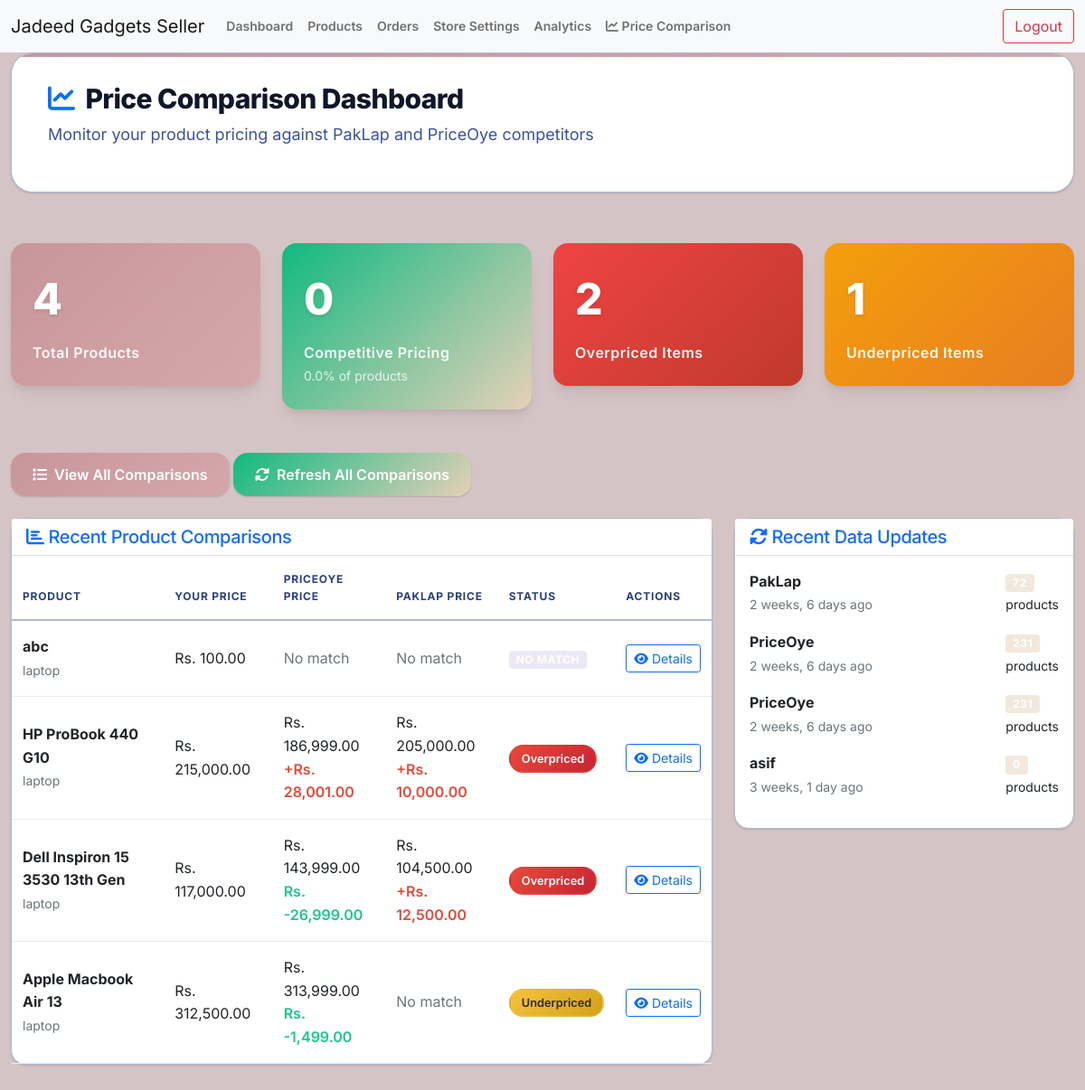
The app's page /price-comparison/ (signed in) with its own data.
### price_comparison/models.py (models this page shows, shortened)
class ProductComparison(models.Model):
    seller_product = models.OneToOneField(Product, on_delete=models.CASCADE, related_name='price_comparison')
    best_paklap_match = models.ForeignKey(
        CompetitorProduct,
        on_delete=models.SET_NULL,
        null=True,
        blank=True,
        related_name='paklap_comparisons',
        limit_choices_to={'competitor': 'paklap'}
    )
    best_priceoye_match = models.ForeignKey(
        CompetitorProduct,
        on_delete=models.SET_NULL,
        null=True,
        blank=True,
        related_name='priceoye_comparisons',
        limit_choices_to={'competitor': 'priceoye'}
    )
    priceoye_price_difference = models.DecimalField(max_digits=10, decimal_places=2, null=True, blank=True)
    paklap_price_difference = models.DecimalField(max_digits=10, decimal_places=2, null=True, blank=True)
    last_compared = models.DateTimeField(auto_now=True)
    match_confidence_paklap = models.FloatField(default=0.0, help_text="Matching confidence score (0-1)")
    match_confidence_priceoye = models.FloatField(default=0.0, help_text="Matching confidence score (0-1)")

class CompetitorProduct(models.Model):
    COMPETITOR_CHOICES = [
        ('paklap', 'PakLap'),
        ('priceoye', 'PriceOye'),
    ]
    title = models.CharField(max_length=255)
    price = models.DecimalField(max_digits=10, decimal_places=2)
    url = models.URLField()
    competitor = models.CharField(max_length=20, choices=COMPETITOR_CHOICES)
    timestamp = models.DateTimeField(auto_now_add=True)
    is_active = models.BooleanField(default=True)
    class Meta:
        unique_together = ['title', 'competitor']
        ordering = ['-timestamp']

class ScrapingLog(models.Model):
    STATUS_CHOICES = [
        ('started', 'Started'),
        ('completed', 'Completed'),
        ('failed', 'Failed'),
    ]
    competitor = models.CharField(max_length=20, choices=CompetitorProduct.COMPETITOR_CHOICES)
    status = models.CharField(max_length=20, choices=STATUS_CHOICES)
    products_scraped = models.IntegerField(default=0)
    new_products = models.IntegerField(default=0)
    updated_products = models.IntegerField(default=0)
    errors = models.TextField(blank=True)
    started_at = models.DateTimeField(auto_now_add=True)
    completed_at = models.DateTimeField(null=True, blank=True)
    class Meta:
        ordering = ['-started_at']

### products/models.py (models this page shows, shortened)
class Product(models.Model):
    CATEGORY_CHOICES = [
        ('laptop', 'Laptop'),
        ('accessory', 'Accessory'),
    ]
    seller = models.ForeignKey(User, on_delete=models.CASCADE, related_name='products', limit_choices_to={'role': 'seller'}, null=True, blank=True)
    name = models.CharField(max_length=100)
    description = models.TextField(blank=True)
    brand = models.CharField(max_length=50)
    price = models.DecimalField(max_digits=10, decimal_places=2)
    stock = models.PositiveIntegerField()
    ram = models.CharField(max_length=20, blank=True, help_text="e.g., 8GB, 16GB, 32GB")
    processor = models.CharField(max_length=100, blank=True, help_text="e.g., Intel Core i5, AMD Ryzen")
    storage = models.CharField(max_length=50, blank=True, help_text="e.g., 256GB SSD, 1TB HDD")
    screen_size = models.CharField(max_length=20, blank=True, help_text="e.g., 15.6 inch, 13.3 inch")
    rating = models.FloatField(default=0.0)
    review_count = models.PositiveIntegerField(default=0)
    image = models.ImageField(upload_to='product_images/')
    category = models.CharField(max_length=50, choices=CATEGORY_CHOICES)
    tags = models.CharField(max_length=255, blank=True)
    is_featured = models.BooleanField(default=False)
    is_flash_sale = models.BooleanField(default=False)
    flash_sale_end = models.DateTimeField(null=True, blank=True)
    created_at = models.DateTimeField(auto_now_add=True, null=True, blank=True)
    updated_at = models.DateTimeField(auto_now=True, null=True, blank=True)
    is_active = models.BooleanField(default=True)

### price_comparison/views.py (the view)
# urls.py: path('', views.price_comparison_dashboard, name='dashboard'),
@login_required
@seller_required
def price_comparison_dashboard(request):
    seller = request.user
    comparison_service = PriceComparisonService()
    insights = comparison_service.get_price_insights(seller)
    recent_comparisons = ProductComparison.objects.filter(
        seller_product__seller=seller,
        seller_product__is_active=True,
        seller_product__category='laptop'  # Only laptops
    ).select_related(
        'seller_product', 'best_paklap_match', 'best_priceoye_match'
    ).order_by('-last_compared')[:10]
    recent_logs = ScrapingLog.objects.filter(
        status='completed'
    ).order_by('-completed_at')[:5]
    context = {
        'insights': insights,
        'recent_comparisons': recent_comparisons,
        'recent_logs': recent_logs,
    }
    return render(request, 'price_comparison/dashboard.html', context)

### templates/price_comparison/dashboard.html (shortened to what this page needs)
{% extends 'seller/base.html' %}
{% load static %}
{% load humanize %}
{% block content %}
<div class="container-fluid">
    <div class="row mb-4">
        <div class="col-md-12">
            <div class="page-header">
                <h2 class="page-title">
                    <i class="fas fa-chart-line text-primary"></i> Price Comparison Dashboard
                </h2>
                <p class="page-subtitle">Monitor your product pricing against PakLap and PriceOye competitors</p>
            </div>
        </div>
    </div>
    <div class="row">
        <div class="col-lg-3 col-md-6 mb-4">
            <div class="insight-card">
                <div class="insight-number">{{ insights.total_products }}</div>
                <div class="insight-label">Total Products</div>
            </div>
        </div>
        <div class="col-lg-3 col-md-6 mb-4">
            <div class="insight-card success">
                <div class="insight-number">{{ insights.competitive_count }}</div>
                <div class="insight-label">Competitive Pricing</div>
                <small style="opacity: 0.8;">{{ insights.competitive_percentage|floatformat:1 }}% of products</small>
            </div>
        </div>
        <div class="col-lg-3 col-md-6 mb-4">
            <div class="insight-card danger">
                <div class="insight-number">{{ insights.overpriced_count }}</div>
                <div class="insight-label">Overpriced Items</div>
            </div>
        </div>
        <div class="col-lg-3 col-md-6 mb-4">
            <div class="insight-card warning">
                <div class="insight-number">{{ insights.underpriced_count }}</div>
                <div class="insight-label">Underpriced Items</div>
            </div>
        </div>
    </div>
    <div class="row mb-4">
        <div class="col-md-12">
            <a href="{% url 'price_comparison:product_list' %}" class="btn btn-primary btn-modern mr-3">
                <i class="fas fa-list"></i> View All Comparisons
            </a>
            <button id="refresh-all-btn" class="btn btn-success btn-modern">
                <i class="fas fa-sync-alt"></i> Refresh All Comparisons
            </button>
        </div>
    </div>
    <div class="row">
        <div class="col-md-8">
            <div class="modern-card">
                <div class="card-header bg-white border-bottom">
                    <h5 class="mb-0 text-primary font-weight-bold">
                        <i class="fas fa-chart-bar"></i> Recent Product Comparisons
                    </h5>
                </div>
                <div class="card-body p-0">
                    <div class="table-responsive">
                        <table class="table table-hover mb-0">
                            <thead>
                                <tr>
                                    <th>Product</th>
                                    <th>Your Price</th>
                                    <th>PriceOye Price</th>
                                    <th>PakLap Price</th>
                                    <th>Status</th>
                                    <th>Actions</th>
                                </tr>
                            </thead>
                            <tbody>
                                {% for comparison in recent_comparisons %}
                                <tr>
                                    <td>
                                        <strong>{{ comparison.seller_product.name }}</strong>
                                        <br><small class="text-muted">{{ comparison.seller_product.category }}</small>
                                    </td>
                                    <td>Rs. {{ comparison.seller_product.price|floatformat:2|intcomma }}</td>
                                    <td>
                                        {% if comparison.best_priceoye_match %}
                                            Rs. {{ comparison.best_priceoye_match.price|floatformat:2|intcomma }}
                                            <br>
                                            <span class="price-difference {% if comparison.priceoye_price_difference > 0 %}positive{% else %}negative{% endif %}">
                                                {% if comparison.priceoye_price_difference > 0 %}+{% endif %}Rs. {{ comparison.priceoye_price_difference|floatformat:2|intcomma }}
                                            </span>
                                        {% else %}
                                            <span class="text-muted">No match</span>
                                        {% endif %}
                                    </td>
                                    <td>
                                        {% if comparison.best_paklap_match %}
                                            Rs. {{ comparison.best_paklap_match.price|floatformat:2|intcomma }}
                                            <br>
                                            <span class="price-difference {% if comparison.paklap_price_difference > 0 %}positive{% else %}negative{% endif %}">
                                                {% if comparison.paklap_price_difference > 0 %}+{% endif %}Rs. {{ comparison.paklap_price_difference|floatformat:2|intcomma }}
                                            </span>
                                        {% else %}
                                            <span class="text-muted">No match</span>
                                        {% endif %}
                                    </td>
                                    <td>
                                        {% if comparison.best_priceoye_match or comparison.best_paklap_match %}
                                            {% if comparison.priceoye_price_difference and comparison.priceoye_price_difference > 100 or comparison.paklap_price_difference and comparison.paklap_price_difference > 100 %}
                                                <span class="overpriced-badge">Overpriced</span>
                                            {% elif comparison.priceoye_price_difference and comparison.priceoye_price_difference < -100 or comparison.paklap_price_difference and comparison.paklap_price_difference < -100 %}
                                                <span class="underpriced-badge">Underpriced</span>
                                            {% else %}
                                                <span class="competitive-badge">Competitive</span>
                                            {% endif %}
                                        {% else %}
                                            <span class="badge badge-secondary">No Match</span>
                                        {% endif %}
                                    </td>
                                    <td>
                                        <a href="{% url 'price_comparison:product_detail' comparison.seller_product.id %}"
                                           class="btn btn-sm btn-outline-primary">
                                            <i class="fas fa-eye"></i> Details
                                        </a>
                                    </td>
                                </tr>
                                {% endfor %}
                            </tbody>
                        </table>
                    </div>
                </div>
            </div>
        </div>
        <div class="col-md-4">
            <div class="modern-card">
                <div class="card-header bg-white border-bottom">
                    <h5 class="mb-0 text-primary font-weight-bold">
                        <i class="fas fa-sync-alt"></i> Recent Data Updates
                    </h5>
                </div>
                <div class="card-body">
                    {% for log in recent_logs %}
                    <div class="d-flex justify-content-between align-items-center mb-3">
                        <div>
                            <strong>{{ log.get_competitor_display }}</strong>
                            <br>
                            <small class="text-muted">{{ log.completed_at|timesince }} ago</small>
                        </div>
                        <div class="text-right">
                            <span class="badge badge-success">{{ log.products_scraped }}</span>
                            <br>
                            <small>products</small>
                        </div>
                    </div>
                    {% empty %}
                    <p class="text-muted text-center">No recent updates</p>
                    {% endfor %}
                </div>
            </div>
        </div>
    </div>
</div>
<div aria-live="polite" aria-atomic="true" style="position: relative; min-height: 200px;">
</div>
{% endblock %}

### records on screen
ProductComparison: seller_product.name "abc", seller_product.category "laptop", seller_product.price "100.00", shows "No match", shows "NO MATCH"
ProductComparison: seller_product.name "HP ProBook 440 G10", seller_product.category "laptop", seller_product.price "215,000.00", best_priceoye_match.price "186,999.00", priceoye_price_difference "28,001.00", best_paklap_match.price "205,000.00", paklap_price_difference "10,000.00", shows "Overpriced"
ProductComparison: seller_product.name "Dell Inspiron 15 3530 13th Gen", seller_product.category "laptop", seller_product.price "117,000.00", best_priceoye_match.price "143,999.00", priceoye_price_difference "-26,999.00", best_paklap_match.price "104,500.00", paklap_price_difference "12,500.00", shows "Overpriced"
ProductComparison: seller_product.name "Apple Macbook Air 13", seller_product.category "laptop", seller_product.price "312,500.00", best_priceoye_match.price "313,999.00", priceoye_price_difference "-1,499.00", shows "No match", shows "Underpriced"
ScrapingLog: competitor "PakLap", completed_at "2 weeks, 6 days", products_scraped "72"
ScrapingLog: competitor "PriceOye", completed_at "2 weeks, 6 days", products_scraped "231"
ScrapingLog: competitor "PriceOye", completed_at "2 weeks, 6 days", products_scraped "231"
ScrapingLog: competitor "asif", completed_at "3 weeks, 1 day", products_scraped "0"

### other values on screen
{{ insights.total_products }} "4"
{{ insights.competitive_count }} "0"
{{ insights.competitive_percentage|floatformat:1 }} "0.0"
{{ insights.overpriced_count }} "2"
{{ insights.underpriced_count }} "1"
